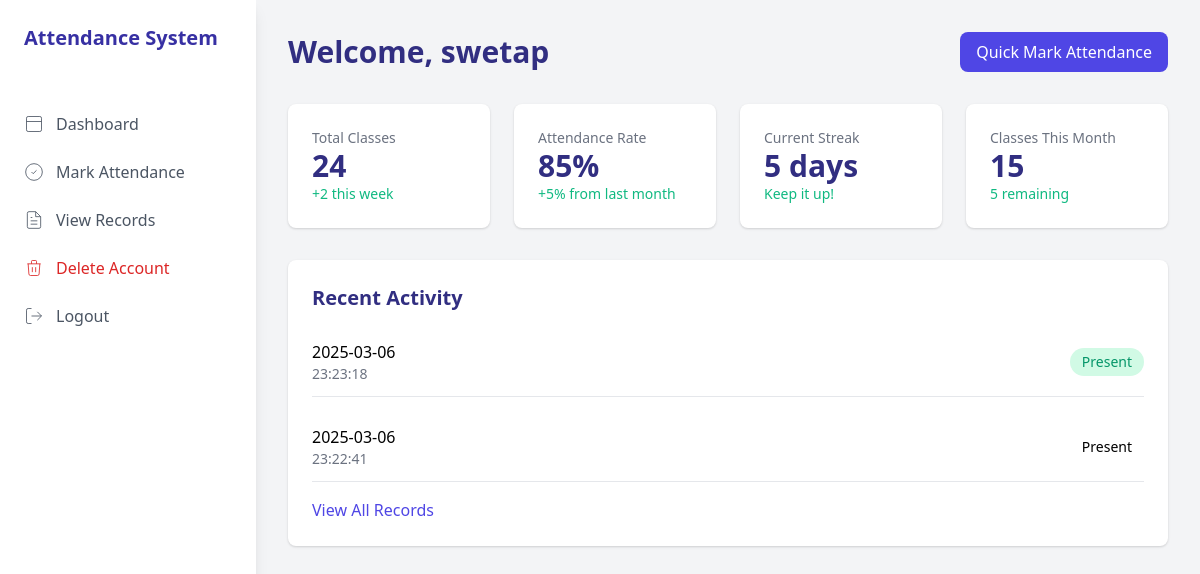
The app's page /dashboard (signed in), older data.
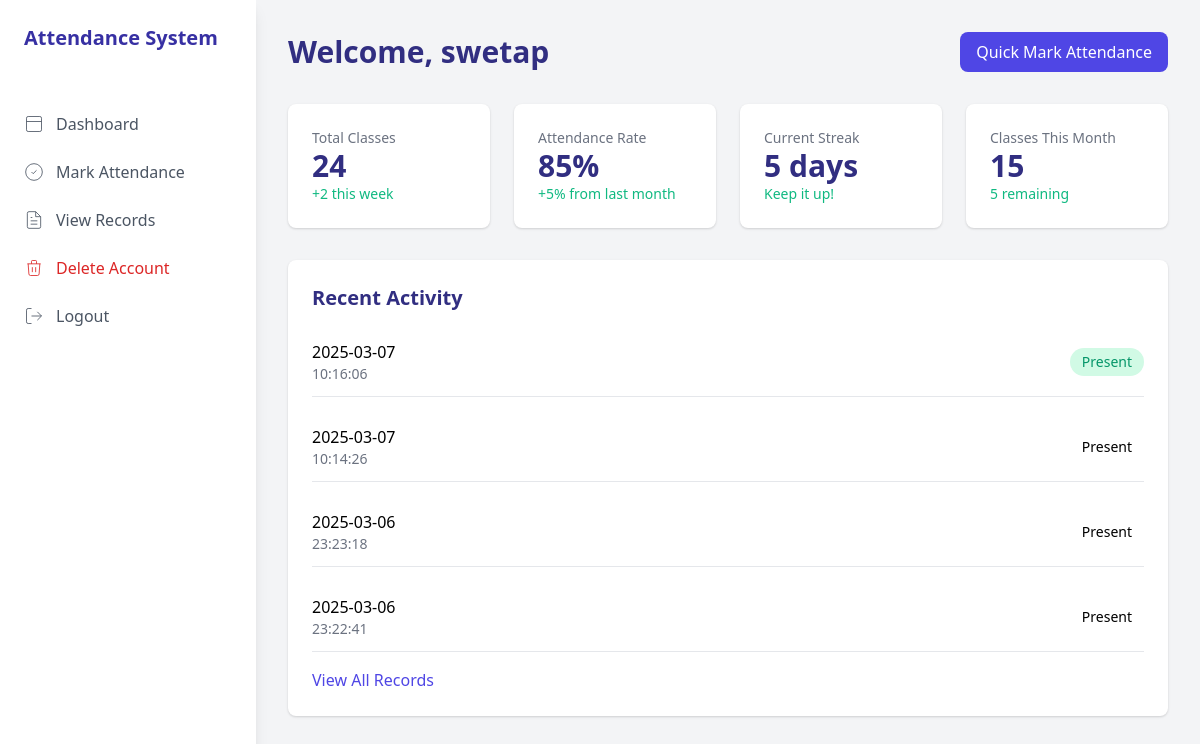
The same page, newer data.
### tables this page shows
CREATE TABLE attendance (
        id INTEGER PRIMARY KEY AUTOINCREMENT,
        user_id INTEGER,
        course_id INTEGER,
        time TEXT,
        date TEXT,
        FOREIGN KEY(user_id) REFERENCES users(user_id),
        FOREIGN KEY(course_id) REFERENCES courses(course_id)
    );

### app.py (the view, shortened to what this page needs)
@app.route('/dashboard')
def dashboard():
    if 'username' not in session:
        return redirect(url_for('login'))
    conn = sqlite3.connect(DATABASE_PATH)
    c = conn.cursor()
    if session['role'] == 'teacher':
        c.execute("""
            SELECT users.username, attendance.date, attendance.time
            FROM attendance
            JOIN users ON attendance.user_id = users.user_id
            ORDER BY attendance.date DESC, attendance.time DESC
            LIMIT 5
        """)
    else:
        c.execute("""
            SELECT users.username, attendance.date, attendance.time
            FROM attendance
            JOIN users ON attendance.user_id = users.user_id
            WHERE users.username = ?
            ORDER BY attendance.date DESC, attendance.time DESC
            LIMIT 5
        """, (session['username'],))
    records = c.fetchall()
    course_counts = {}
    conn.close()
    return render_template('dashboard.html',
                         records=records,
                         role=session['role'],
                         course_counts=course_counts)

### templates/dashboard.html (shortened to what the changed rows need)
<!DOCTYPE html>
<html lang="en">
<head>
    <link href="https://cdnjs.cloudflare.com/ajax/libs/tailwindcss/2.2.19/tailwind.min.css" rel="stylesheet">
</head>
<body class="bg-gray-100">
    <div class="flex h-screen">
        <div class="w-64 bg-white shadow-lg">
            <div class="p-6">
                <h1 class="text-xl font-bold text-indigo-800">Attendance System</h1>
            </div>
        </div>
        <div class="flex-1 p-8">
            <div class="flex justify-between items-center mb-8">
                <h1 class="text-3xl font-bold text-indigo-900">Welcome, {{ session.get('username', 'User') }}</h1>
            </div>
            <div class="grid grid-cols-4 gap-6 mb-8">
                <div class="bg-white p-6 rounded-lg shadow">
                    <h2 class="text-gray-500 text-sm font-medium">Total Classes</h2>
                </div>
                <div class="bg-white p-6 rounded-lg shadow">
                    <h2 class="text-gray-500 text-sm font-medium">Attendance Rate</h2>
                </div>
                <div class="bg-white p-6 rounded-lg shadow">
                    <h2 class="text-gray-500 text-sm font-medium">Current Streak</h2>
                </div>
                <div class="bg-white p-6 rounded-lg shadow">
                    <h2 class="text-gray-500 text-sm font-medium">Classes This Month</h2>
                </div>
            </div>
            <div class="bg-white rounded-lg shadow p-6">
                <h2 class="text-xl font-bold text-indigo-900 mb-4">Recent Activity</h2>
                <div class="space-y-4">
                    {% for record in records %}
                    <div class="flex items-center justify-between py-3 border-b">
                        <div>
                            <h3 class="font-medium">{{ record[1] }}</h3>
                            <p class="text-sm text-gray-500">{{ record[2] }}</p>
                        </div>
                        <span class="px-3 py-1 text-sm {% if loop.index0 == 0 %}text-green-600{% else %}text-orange-600{% endif %} bg-{% if loop.index0 == 0 %}green{% else %}orange{% endif %}-100 rounded-full">
                            {% if loop.index0 == 0 %}Present{% else %}Present{% endif %}
                        </span>
                    </div>
                    {% endfor %}
                </div>
            </div>
        </div>
    </div>
</body>
</html>

Row changes from the older to the newer data that the page shows:
added attendance: date "2025-03-07", time "10:16:06", shows "Present"
added attendance: date "2025-03-07", time "10:14:26", shows "Present"
